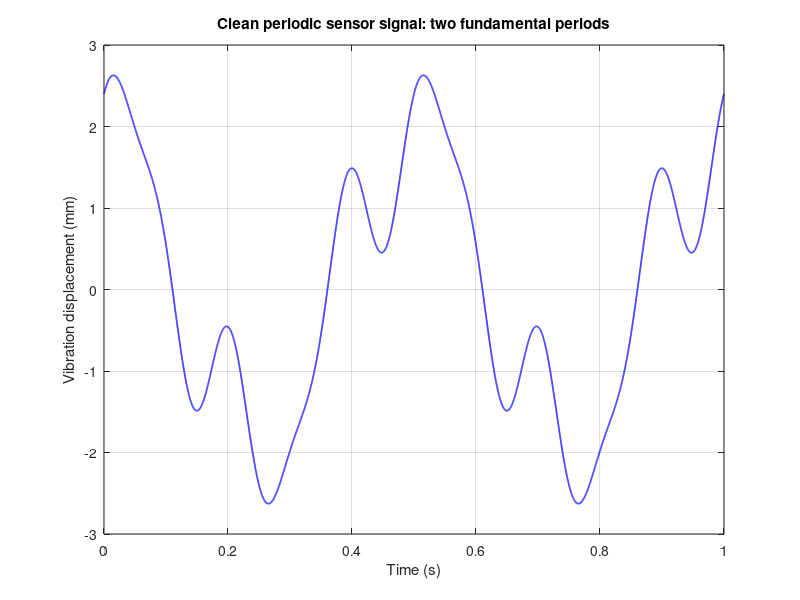

This chart was generated by the following MATLAB code: (Note: this script raises an error after producing the figure.)
%% ROBO301: Robotic Sensor Signal Processing
% Scenario: a vibration sensor on a mobile robot; amplitude is in mm.
% All three sinusoidal components are useful sensor motion.
% The unwanted disturbance is additive white Gaussian noise.

clear;
close all;
clc;

%% SETUP: Parameters to change

% Signal and sampling

% 2*cos(4*pi*t)               Amplitude 2         Frequency 2
% 0.8*sin(12*pi*t)            Amplitude 0.8       Frequency 6
% 0.4*cos(20*pi*t)            Amplitude 0.4       Frequency 10

A        = [2, 0.8, 0.4];     % Component amplitudes (mm)
f        = [2, 6, 10];        % Frequencies (Hz): cosine, sine, cosine

Fs       = 500;               % Sampling frequency (Hz)
duration = 10;                % Record length (s)
FsAlias  = 15;                % Low sampling rate for aliasing (Hz)

% Noise
noiseStd   = 1;               % Noise standard deviation (mm)
randomSeed = 5;               % Repeat the same random experiment

% Filter candidates
windowLengths = [3, 5, 9, 15, 25];           % Moving-average windows
alphaValues   = [0.3, 0.5, 0.7, 0.85, 0.95]; % Recursive smoothing values

% Evaluation settings
testFreq           = [f, 30, 60, 100, 180]; % Include useful and higher frequencies
minimumGain        = 0.85;                % Preserve at least 85% of useful amplitude
transientTolerance = 1e-6;                % Threshold for settling
testDuration       = 8;                   % Test length after settling (s)
saveResults        = false;               % Export figures and CSV tables if true

%% SETUP: Check parameter choices
% assert checks whether a condition is true
assert(all(f > 0 & mod(f,1) == 0), 'Use positive integer frequencies.');
assert(numel(A) == 3 && numel(f) == 3, 'The signal uses three components.');
assert(numel(unique(f)) == 3, 'Use three distinct component frequencies.');

% We want to prevent aliasing ( happens when we sample too slowly) so a
% high frequency signal doesnt appear as lower frequency, here 20 Hz is our
% Nyquist rate, with 500 Hz as sampling.
assert(Fs > 2*max(f), 'Fs must exceed twice the highest signal frequency.');
assert(FsAlias < 2*max(f), 'Choose FsAlias below the Nyquist rate.');
assert(all(testFreq > 0 & testFreq < Fs/2), 'Test frequencies must be below Fs/2.');
assert(all(windowLengths >= 1 & mod(windowLengths,1) == 0), 'M must be a positive integer.');
assert(all(alphaValues > 0 & alphaValues < 1), 'Require 0 < alpha < 1.');

%% STAGE 1: Signal model and time-domain properties
% x(t) = 2*cos(4*pi*t) + 0.8*sin(12*pi*t) + 0.4*cos(20*pi*t)

% The greatest common divisor of 2,6,10 is 2 Hz, T0 = 1/f0 = 0.5 seconds 
% So the complete signal repeats every 0.5 seconds

% f0 = gcd(2,6,10) = 2 Hz; T0 = 0.5 seconds.
f0           = gcd(gcd(f(1), f(2)), f(3));
T0           = 1/f0;

% Real, continuous-time, periodic, deterministic; neither even nor odd.
% It is a power signal: finite average power and infinite total energy.
% Its DC/mean is zero. Sum(A) is an amplitude bound, not its exact peak.

w0           = 2*pi*f0;
harmonics    = f/f0; % [1,3,5] are harmonics for 2,6,10 repsectively


signalPower  = sum(A.^2)/2;     % Distinct harmonics are orthogonal

% Here we create the signal , @(t) defines a function whose input is time
% Each term creates one vibration using its ampltidue and frequency
sensorSignal = ...
    @(t) A(1)*cos(2*pi*f(1)*t) + ...
    A(2)*sin(2*pi*f(2)*t)+ ...
    A(3)*cos(2*pi*f(3)*t);

% When we call for example sensorSignal(0), it calculates the signal at t=0
% x(0) = 2cos(0) + 0.8sin(0) + 0.4cos(0) = 2.4 mm, so our clear signal plot
% would start at 2.4 mm


%linspace creates equally spaced values, here T0=0.5, so tFine will contain
% 10,001 time values from 0 to 1 seconds
tFine = linspace(0, 2*T0, 10001); % Dense approximation of continuous time
%contains the signal's value at each of those times
xFine = sensorSignal(tFine);
% We use many points so the plotted curve looks smooth

fprintf('Fundamental frequency = %.2f Hz; period = %.3f s\n', f0, T0);
fprintf('Component amplitudes = %.2f, %.2f, %.2f mm\n', A);
fprintf('Amplitude bound = %.2f mm; dense-grid peak |x| = %.4f mm\n', ...
    sum(A), max(abs(xFine)));
fprintf('Mean = 0 mm; average squared amplitude = %.4f mm^2\n', signalPower);

figure('Name','A: Clean sensor signal');
plot(tFine, xFine, 'b', 'LineWidth', 1.2);
grid on;
xlabel('Time (s)');
ylabel('Vibration displacement (mm)');
title('Clean periodic sensor signal: two fundamental periods');

%% STAGE 2: Sampling and aliasing
fmax   = max(f);
Ts     = 1/Fs;

t      = (0:round(duration*Fs)-1)/Fs; % Equally spaced sampling times
x      = sensorSignal(t); % Evalutes the clean signal at those times

tAlias = 0:1/FsAlias:2*T0;
xAlias = sensorSignal(tAlias);
% Fold frequencies into [0, FsAlias/2].
aliasFreq     = abs(mod(f + FsAlias/2, FsAlias) - FsAlias/2);
samplingTable = table(f(:), aliasFreq(:), ...
    'VariableNames', {'Original_Hz','Apparent_Hz_at_low_Fs'});
fprintf('\nSampling: fmax = %.1f Hz; Nyquist rate = %.1f samples/s\n', fmax, 2*fmax);
fprintf('Chosen Fs = %.1f Hz; Ts = %.6f s\n', Fs, Ts);
disp(samplingTable);

figure('Name','C: Sampling and aliasing');

subplot(2,1,1);
plot(tFine, xFine, 'k');
hold on;
show = t <= 2*T0;
stem(t(show), x(show), 'b.', 'MarkerSize', 4);
grid on;
xlabel('Time (s)');
ylabel('Displacement (mm)');
title(sprintf('Valid sampling: Fs = %g Hz > 2 fmax', Fs));
legend('Clean continuous-time model','Samples');

subplot(2,1,2);
plot(tFine, xFine, 'k');
hold on;
stem(tAlias, xAlias, 'r', 'filled');
grid on;
xlabel('Time (s)');
ylabel('Displacement (mm)');
title(sprintf('Undersampling: Fs = %g Hz (see sampling table for aliases)', FsAlias));
legend('Clean continuous-time model','Undersampled values');

%% STAGE 3: Reproducible additive white Gaussian noise
% Now we need to add noise to simulate an imperfect sensor

% rng sets the random generator so every run produces the same noise,
% making the results reproducible
rng(randomSeed, 'twister');

% Creates one Gaussian random noise value for each sampling time.
%  noiseStd = 1 would set its std to 1 mm
% If we increase it the fluctations become larger
noise     = noiseStd*randn(size(t));

% Adds the noise to the clean signal, sample by sample
% xm[n] = x[n] + v[n], for example if a clean sample is 2.4 mm and its
% noise value is -0.3 mm , the measured sample becomes 2.1 mm
xMeasured = x + noise;

figure('Name','B: Noise and noisy measurement');

subplot(3,1,1);
plot(t, x, 'k');
grid on;
xlabel('Time (s)');
ylabel('Displacement (mm)');
title('Clean sampled signal');

subplot(3,1,2);
plot(t, noise, 'r');
grid on;
xlabel('Time (s)');
ylabel('Displacement (mm)');
title('Generated AWGN');

subplot(3,1,3);
plot(t, xMeasured, 'b');
grid on;
xlabel('Time (s)');
ylabel('Displacement (mm)');
title('Measured signal = clean signal + noise');

%% STAGE 4: Analytical and numerical CTFS

% x(t) = sum_k Ck*exp(j*k*w0*t)
% A*cos(m*w0*t): C_m = C_-m = A/2.
% A*sin(m*w0*t): C_m = A/(2j), C_-m = -A/(2j).
% Defaults: C(+/-1)=1, C(3)=-0.4j, C(-3)=+0.4j,
% C(+/-5)=0.2; all other coefficients (including C0) are zero.

% contains the harmonic numbers where we store the Fourier series coefficents
% since harmonics = [1,3,5] this gives k = [-7, -6, -5, ..., 0, ..., 5, 6, 7];
k           = -(max(harmonics)+2):(max(harmonics)+2);

% Each harmonic corresponds to freuqnecy kf0. For example k=3 means 3(2) = 6Hz
cAnalytical = complex(zeros(size(k)));

% creeates storage fo these coefficients
% size(k) gets the dimension of k
% zeroes() creates an equally sized array of zeroes
% complex() prepares it to hold complex numbers, such as 0.4j

% Assign the coefficients for the first cosine
% harmonics(1) = 1 and A(1) = 2, k selects the position corresponding to
% the harmonic
cAnalytical(k == harmonics(1)) = A(1)/2;    % Positive harmonic cAnalytical(k == 1) = 1
cAnalytical(k == -harmonics(1)) = A(1)/2;   % Negative harmonic cAnalytical(k == -1) = 1

% ^ Doesnt have imginary component because it is cos


% li is matlab's imaginary unit, both magnitudes are 0.4 but with oppositephases
% Second component: sine at harmonic 3
cAnalytical(k == harmonics(2)) = cAnalytical(k == harmonics(2)) + A(2)/(2*1i);
cAnalytical(k == -harmonics(2)) = cAnalytical(k == -harmonics(2)) - A(2)/(2*1i);

% Third component: cosine at harmonic 5
cAnalytical(k == harmonics(3)) = cAnalytical(k == harmonics(3)) + A(3)/2;
cAnalytical(k == -harmonics(3)) = cAnalytical(k == -harmonics(3)) + A(3)/2;

% Prepare time values and storage
tPeriod    = linspace(0, T0, 10001); %contains 10,001 points over one period, from 0 to 0.5 s.
cNumerical = complex(zeros(size(k))); % stores the coefficients MATLAB calculates.

%This repeats the integral for every harmonic:
for index = 1:numel(k)
    cNumerical(index) = trapz(tPeriod, ...
        sensorSignal(tPeriod).*exp(-1i*k(index)*w0*tPeriod))/T0;
end
%   sensorSignal(tPeriod) gives x(t)
%   exp(...) gives e^-jk\omega0t
%   .* multiplies their values point by point.
%   trapz approximates the integral using trapezoids.
%   /T0 divides by the period.

ctfsTable = table(k(:), (k(:)*f0), cAnalytical(:), cNumerical(:), ...
    abs(cAnalytical(:)-cNumerical(:)), 'VariableNames', ...
    {'Harmonic_k','Frequency_Hz','C_analytical','C_numerical','Absolute_error'});
disp(ctfsTable);
assert(max(abs(cAnalytical-cNumerical)) < 1e-8, 'CTFS verification failed.');


phaseC = angle(cAnalytical); % angle calculates each coefficient's phase in radians.
phaseC(abs(cAnalytical) < 1e-10) = NaN; % Zero coefficients have undefined phase

figure('Name','D: CTFS spectra');

subplot(2,1,1);

% Draws the magnitude spectrum, plots the harmonic numbers on horizontal
% and coefficient magnitues on vertical
stem(k, abs(cAnalytical), 'filled');

grid on;
xlabel('Harmonic index k');
ylabel('|C_k| (mm)');
title('CTFS magnitude spectrum');

subplot(2,1,2);

stem(k, phaseC, 'filled'); % plots phase versus harmonic number.

grid on;
xlabel('Harmonic index k');
ylabel('Phase (rad)');
title('CTFS phase: only nonzero coefficients');

%% STAGE 5: Compare filter parameters using the SAME noisy record
% MATLAB filter(b,a,input) uses zero initial conditions by default.
% MA: y[n] = (1/M)*sum_{r=0}^{M-1} xMeasured[n-r]
% Recursive: y[n] = alpha*y[n-1] + (1-alpha)*xMeasured[n]
% Use one common evaluation interval, even during parameter investigation.
transientSamples = max(max(windowLengths)-1, ...
    ceil(log(transientTolerance)/log(max(alphaValues))));
assert(numel(t)-transientSamples >= Fs*T0, 'Increase duration: insufficient steady-state data.');
steadySamples    = (transientSamples+1):numel(t);
errorMA          = zeros(size(windowLengths));
errorRecursive   = zeros(size(alphaValues));
minGainMA        = zeros(size(windowLengths));
minGainRecursive = zeros(size(alphaValues));

for index = 1:numel(windowLengths)
    trialM = windowLengths(index);
    yTrial = filter(ones(1,trialM)/trialM, 1, xMeasured);
    errorMA(index) = std(yTrial(steadySamples)-x(steadySamples));
    gains = zeros(size(f));
    for frequencyIndex = 1:numel(f)
        gains(frequencyIndex) = abs(mean(exp(-1i*2*pi*f(frequencyIndex)/Fs*(0:trialM-1))));
    end
    minGainMA(index) = min(gains);
end

for index = 1:numel(alphaValues)
    trialAlpha = alphaValues(index);
    yTrial     = filter(1-trialAlpha, [1,-trialAlpha], xMeasured);
    errorRecursive(index) = std(yTrial(steadySamples)-x(steadySamples));
    gains = abs((1-trialAlpha)./(1-trialAlpha*exp(-1i*2*pi*f/Fs)));
    minGainRecursive(index) = min(gains);
end

maParameterTable = table(windowLengths(:), errorMA(:), minGainMA(:), ...
    'VariableNames', {'M','Error_std_mm','Minimum_useful_gain'});
recursiveParameterTable = table(alphaValues(:), errorRecursive(:), minGainRecursive(:), ...
    'VariableNames', {'Alpha','Error_std_mm','Minimum_useful_gain'});
disp(maParameterTable);
disp(recursiveParameterTable);

%% STAGE 5 (continued): Choose and apply the filters
% Choose the lowest error while preserving the required useful amplitude.
scoreMA = errorMA;
scoreMA(minGainMA < minimumGain) = Inf;
scoreRecursive = errorRecursive;
scoreRecursive(minGainRecursive < minimumGain) = Inf;
assert(any(isfinite(scoreMA)) && any(isfinite(scoreRecursive)), ...
    'No feasible candidate: add smaller M/alpha values or revise the gain target.');
[~, bestMA] = min(scoreMA);
[~, bestRecursive] = min(scoreRecursive);
M          = windowLengths(bestMA);
alpha      = alphaValues(bestRecursive);
bMA        = ones(1,M)/M;
yMA        = filter(bMA, 1, xMeasured);
yRecursive = filter(1-alpha, [1,-alpha], xMeasured);
fprintf('\nSelected M = %g; alpha = %.2f; common discarded samples = %d\n', ...
    M, alpha, transientSamples);

figure('Name','Parameter investigation');

subplot(2,1,1);
plot(windowLengths, errorMA, '-o');
grid on;
xlabel('Window length M (samples)');
ylabel('Error std (mm)');
title('Moving-average parameter investigation');

subplot(2,1,2);
plot(alphaValues, errorRecursive, '-o');
grid on;
xlabel('Smoothing parameter alpha');
ylabel('Error std (mm)');
title('Recursive parameter investigation');

%% STAGE 6: LTI, impulse response, and measured amplitude ratios
% Both fixed-parameter filters are causal, stable LTI systems.
% y[n] = xMeasured[n] * h[n], where * denotes convolution.
% hMA[n] = 1/M for 0<=n<M, and 0 otherwise.
% hRecursive[n] = (1-alpha)*alpha^n*u[n].
% HMA(e^jw) = (1/M)*sum_{r=0}^{M-1} exp(-j*w*r)
% HRecursive(e^jw) = (1-alpha)/(1-alpha*exp(-j*w)).
nImpulse   = 0:max(M, ceil(log(1e-3)/log(alpha)));
hMA        = double(nImpulse < M)/M;
hRecursive = (1-alpha)*alpha.^nImpulse;

figure('Name','E: Impulse responses');

subplot(2,1,1);
stem(nImpulse, hMA, 'filled');
grid on;
xlabel('Sample n');
ylabel('h_{MA}[n] (dimensionless)');
title(sprintf('Moving average, M = %g',M));

subplot(2,1,2);
stem(nImpulse, hRecursive, 'filled');
grid on;
xlabel('Sample n');
ylabel('h_R[n] (dimensionless)');
title(sprintf('Recursive smoothing, alpha = %.2f',alpha));

%% STAGE 6 (continued): Test one frequency at a time
% Use a unit-amplitude sinusoid with no added noise.
% Measure amplitude by fitting a sine and cosine to the settled output:
%     output = c*cos(2*pi*f*t) + s*sin(2*pi*f*t) + DC
%     amplitude = sqrt(c^2 + s^2)
% This accounts for phase delay and avoids missing peaks between samples.
tTest           = (0:(transientSamples+round(testDuration*Fs)-1))/Fs;
testKeep        = (transientSamples+1):numel(tTest);
ratioMA         = zeros(size(testFreq));
ratioRecursive  = ratioMA;
theoryMA        = ratioMA;
theoryRecursive = ratioMA;

for index = 1:numel(testFreq)
    % Generate and filter one test signal.
    w             = 2*pi*testFreq(index)/Fs;
    testInput     = cos(2*pi*testFreq(index)*tTest);
    testMA        = filter(bMA, 1, testInput);
    testRecursive = filter(1-alpha, [1,-alpha], testInput);

    % Keep settled samples and fit the input and output waveforms.
    timeFit       = tTest(testKeep).';
    fitMatrix     = [cos(2*pi*testFreq(index)*timeFit), ...
        sin(2*pi*testFreq(index)*timeFit), ones(numel(timeFit),1)];
    inputFit       = fitMatrix\testInput(testKeep).';
    maFit          = fitMatrix\testMA(testKeep).';
    recursiveFit   = fitMatrix\testRecursive(testKeep).';
    inputAmplitude = hypot(inputFit(1), inputFit(2));

    % Compare measured amplitude ratios with the theoretical responses.
    ratioMA(index) = hypot(maFit(1),maFit(2))/inputAmplitude;
    ratioRecursive(index) = hypot(recursiveFit(1),recursiveFit(2))/inputAmplitude;
    theoryMA(index) = abs(sum(bMA.*exp(-1i*w*(0:M-1))));
    theoryRecursive(index) = abs((1-alpha)/(1-alpha*exp(-1i*w)));
end

responseTable = table(testFreq(:), ratioMA(:), theoryMA(:), ...
    ratioRecursive(:), theoryRecursive(:), 'VariableNames', ...
    {'Frequency_Hz','MA_measured','MA_theory','Recursive_measured','Recursive_theory'});
disp(responseTable);
assert(max(abs(ratioMA-theoryMA)) < 1e-5, 'MA amplitude check failed.');
assert(max(abs(ratioRecursive-theoryRecursive)) < 1e-5, 'Recursive amplitude check failed.');

figure('Name','F: Measured amplitude ratios');
plot(testFreq, ratioMA, '-o', testFreq, ratioRecursive, '-s', 'LineWidth',1.2);
grid on;
xlabel('Test frequency (Hz)');
ylabel('Output / input amplitude (dimensionless)');
title('Separate noise-free sinusoidal tests after transients');
legend('Moving average','Recursive smoothing');
% MA has a sinc-like response with zeros and sidelobes; attenuation need
% not increase monotonically with frequency. Recursive magnitude decreases.

%% STAGE 7: Time-domain and numerical performance comparison
% Errors use the SAME sample indices and original time reference.
% No delay compensation: phase delay and attenuation count as distortion.
errors = [xMeasured(steadySamples)-x(steadySamples); ...
    yMA(steadySamples)-x(steadySamples); yRecursive(steadySamples)-x(steadySamples)];
errorStd = std(errors, 0, 2);
% Filter the known generated noise separately to distinguish pure noise
% suppression from total error (which also contains useful-signal distortion).
noiseMA        = filter(bMA, 1, noise);
noiseRecursive = filter(1-alpha, [1,-alpha], noise);
outputNoiseStd = [std(noise(steadySamples)); std(noiseMA(steadySamples)); ...
    std(noiseRecursive(steadySamples))];
noiseReductionPct = 100*(1-outputNoiseStd/outputNoiseStd(1));
Method            = {'Noisy input'; 'Moving average'; 'Recursive smoothing'};

comparisonTable = table(Method, errorStd, outputNoiseStd, noiseReductionPct, ...
    [1; min(ratioMA(1:3)); min(ratioRecursive(1:3))], ...
    'VariableNames', {'Method','Error_std_mm','Noise_only_std_mm', ...
    'Noise_std_reduction_percent','Minimum_useful_gain'});
disp(comparisonTable);

figure('Name','G: Sensor output comparison');

subplot(2,1,1);
plot(t, xMeasured, 'Color',[0.8,0.8,0.8]);
hold on;
plot(t, x, 'k', t, yMA, 'b', t, yRecursive, 'r');
grid on;
xlabel('Time (s)');
ylabel('Displacement (mm)');
title('Complete record, including startup');
legend('Noisy input','Clean reference','Moving average','Recursive smoothing');

subplot(2,1,2);
plot(t, x, 'k', t, yMA, 'b', t, yRecursive, 'r', 'LineWidth',1.1);
grid on;
xlim([t(transientSamples+1), min(t(transientSamples+1)+2*T0,t(end))]);
xlabel('Time (s)');
ylabel('Displacement (mm)');
title('Steady-state detail: smoothing, attenuation, and delay');
legend('Clean reference','Moving average','Recursive smoothing');

figure('Name','I: Error comparison');
bar(errorStd);
grid on;
set(gca,'XTick',1:3,'XTickLabel',Method);
ylabel('Error standard deviation (mm)');
title('Common interval, initial transients excluded');

%% STAGE 8: Evidence-based engineering recommendation
% Both selected candidates pass the useful-frequency amplitude target.
% Use raw error std to rank these candidates; inspect the plots and response
% table as well. This is an experiment-specific decision, not a universal one.
if errorStd(2) <= errorStd(3)
    preferredFilter = 'Moving average';
else
    preferredFilter = 'Recursive smoothing';
end
fprintf('\nPreferred filter for this record and tested candidates: %s\n', preferredFilter);
fprintf('Both selected filters meet the %.0f%% useful-amplitude target.\n', 100*minimumGain);
fprintf('MA error std = %.4f mm; recursive error std = %.4f mm.\n', errorStd(2),errorStd(3));
fprintf('Use the response table and time-domain plots to discuss distortion.\n');
fprintf('MA: finite memory, linear phase, delay = %.1f samples (%.4f s).\n', ...
    (M-1)/2, (M-1)/(2*Fs));
fprintf('Recursive: one previous output, constant work per sample, frequency-dependent delay.\n');
fprintf('The built-in MA uses an FIR of length M; a running-sum MA can also use constant work.\n');
fprintf('Stronger smoothing removes more noise but can distort useful motion.\n');
fprintf('Selection uses one seeded record; other noise records can change the ranking.\n');

%% EXPORT: Save figures and tables (optional)
% Set saveResults = true in SETUP to enable this section.
if saveResults
    scriptFolder = fileparts(mfilename('fullpath'));
    outputFolder = fullfile(scriptFolder, 'project_results');
    if ~exist(outputFolder, 'dir')
        mkdir(outputFolder);
    end
    writetable(samplingTable, fullfile(outputFolder,'sampling.csv'));
    writetable(ctfsTable, fullfile(outputFolder,'ctfs.csv'));
    writetable(maParameterTable, fullfile(outputFolder,'ma_parameters.csv'));
    writetable(recursiveParameterTable, fullfile(outputFolder,'recursive_parameters.csv'));
    writetable(responseTable, fullfile(outputFolder,'amplitude_ratios.csv'));
    writetable(comparisonTable, fullfile(outputFolder,'filter_comparison.csv'));
    figures = findall(0,'Type','figure');
    for index = 1:numel(figures)
        saveas(figures(index), fullfile(outputFolder,sprintf('Figure_%02d.png',figures(index).Number)));
    end
    fprintf('Figures and CSV tables saved in: %s\n', outputFolder);
end
